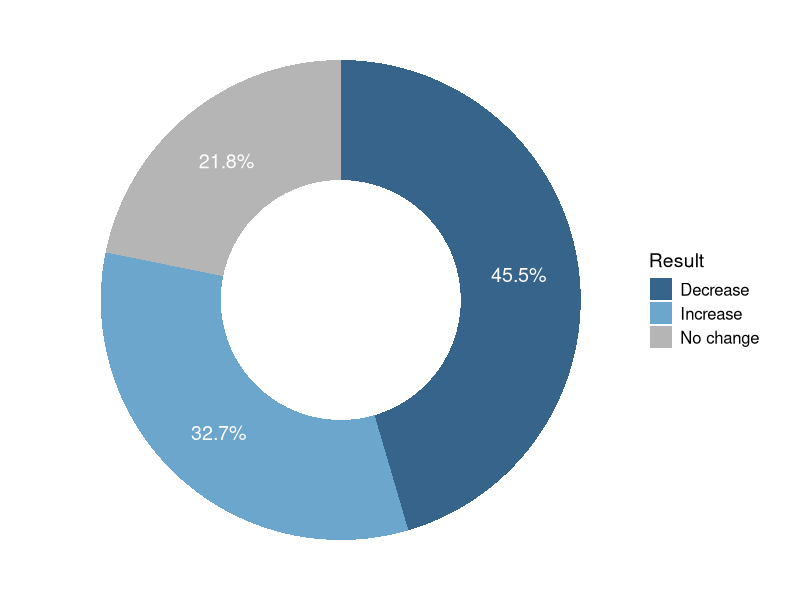
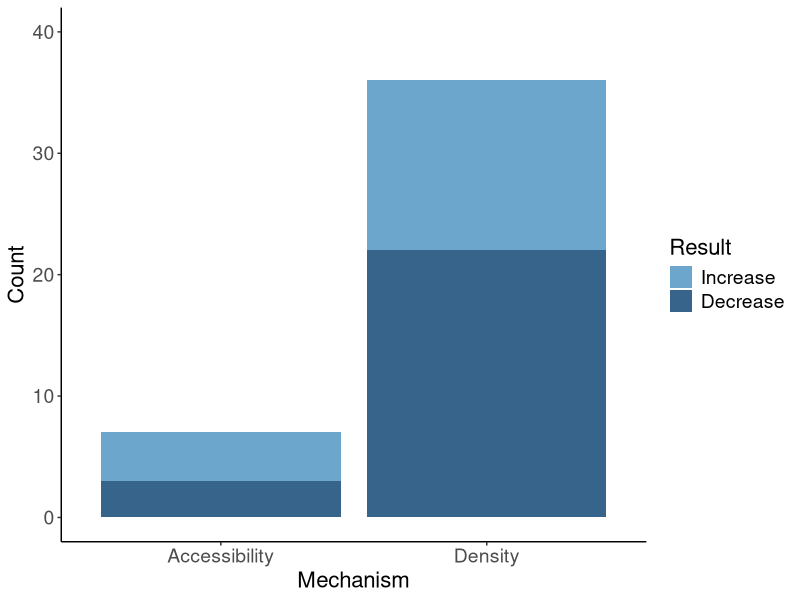
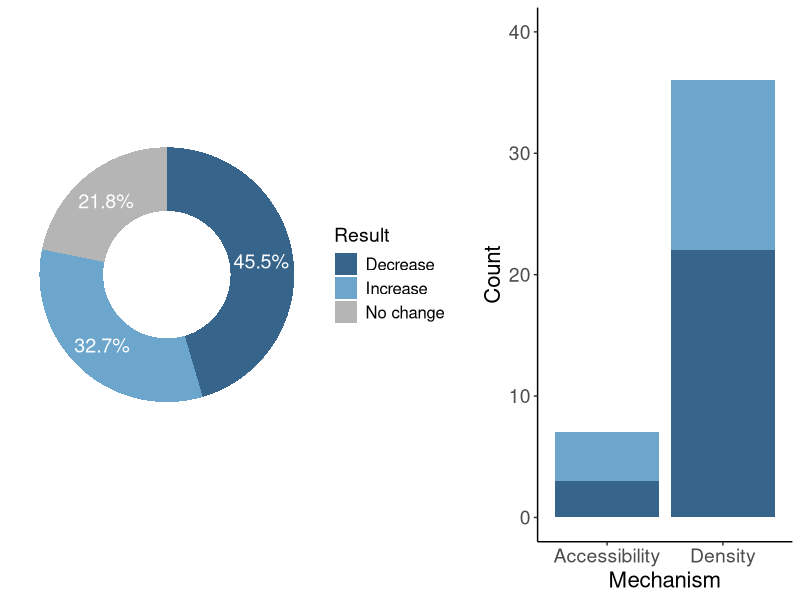
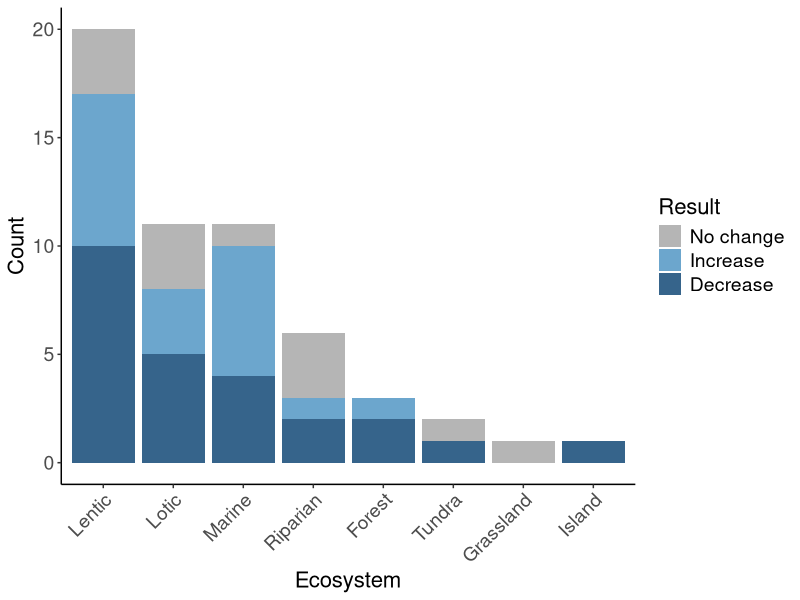
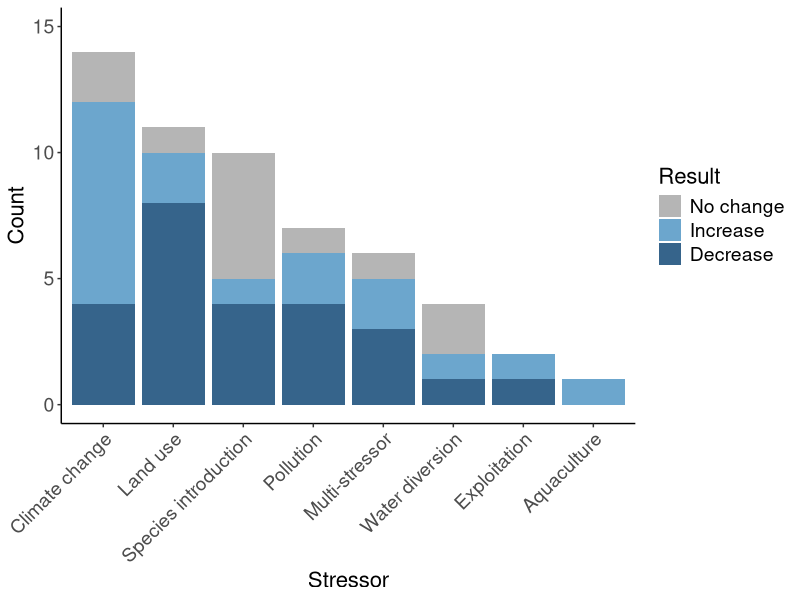
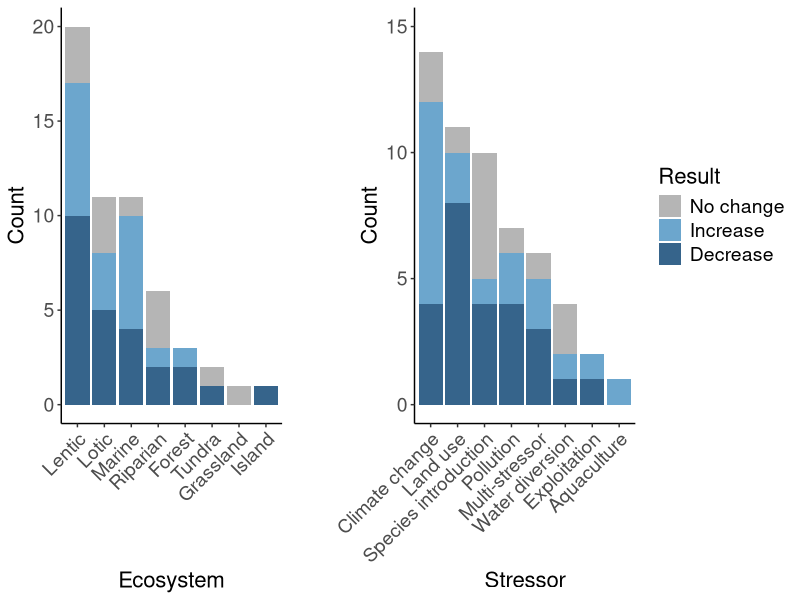

Here is the R script that generated these plots, in order:
library(ggplot2)
library(tidyverse)
library(patchwork)

df_coupling <- read.csv("coupling_synthesis.csv")

df_coupling$result <- as.factor(df_coupling$result)
df_coupling$ecosystem <- as.factor(df_coupling$ecosystem)
df_coupling$stressor <- as.factor(df_coupling$stressor)

# donut 

donut_df <- df_coupling %>%
  count(result) %>%
  mutate(fraction = (n / sum(n)))

donut_df$ymax = cumsum(donut_df$fraction)
donut_df$ymin = c(0, head(donut_df$ymax, n=-1))

donut_plot <- ggplot(donut_df, aes(ymax=ymax, ymin=ymin, xmax=4, xmin=3, fill=result)) +
  geom_rect()+
  coord_polar(theta="y")+ 
  xlim(c(2, 4))+
  theme_void() +
  geom_text(aes(x = 3.5, label = paste0(round(fraction * 100, 1), "%"), y = (ymin + ymax) / 2), color = "white", size = 5)+
  scale_fill_manual(values = c("steelblue4", "skyblue3", "grey71")) + 
  labs(fill = "Result")+
  theme(legend.title = element_text(size = 14),
        legend.text = element_text(size = 12)) 

donut_plot

# mechanism

mechanism_df <-df_coupling %>%
  count(mechanism, result) %>%
  filter(!is.na(mechanism) & !is.na(result))%>%
  mutate(result = factor(result, levels = c("Increase", "Decrease")))

mechanism_plot <- ggplot(mechanism_df, aes(x = mechanism, y = n, fill = result)) + 
  geom_bar(position = "stack", stat = "identity") +
  scale_fill_manual(values = c("Decrease" = "steelblue4", "Increase" = "skyblue3")) +
  ylim(0, 40) +
  theme_classic()+ 
  labs(fill = "Result", y = "Count", x = "Mechanism")+
  theme(legend.title = element_text(size = 16),
        legend.text = element_text(size = 14), 
        axis.text = element_text(size = 14), 
        axis.title = element_text(size = 16)) 

mechanism_plot

# donut & mechanism plot 

donut_plot <- donut_plot + theme(plot.margin = margin(r = 5, unit = "mm")) # Add right margin to donut plot
mechanism_plot <- mechanism_plot + theme(plot.margin = margin(l = 5, unit = "mm"), legend.position = "none") # Add left margin to mechanism plot and remove its legend

donut_mechanism_combined <- donut_plot + mechanism_plot + 
  plot_layout(widths = c(1.0, 0.8)) # Increase the relative size of the donut plot and decrease the mechanism plot

donut_mechanism_combined

#ecosystem

ecosystem_df <- df_coupling %>%
  count(ecosystem, result) %>%
  mutate(result = factor(result, levels = c("No change", "Increase", "Decrease")))

ecosystem_totals <- ecosystem_df %>%
  group_by(ecosystem) %>%
  summarise(total_n = sum(n))

ecosystem_df <- ecosystem_df %>%
  left_join(ecosystem_totals, by = "ecosystem")

ecosystem_plot <- ggplot(ecosystem_df, aes(x = reorder(ecosystem, -total_n), y = n, fill = result)) +
  geom_bar(stat = "identity", position = "stack") +
  scale_fill_manual(values = c("Decrease" = "steelblue4", "Increase" = "skyblue3", "No change" = "grey71")) +
  ylim(0, 20) +
  theme_classic() +
  labs(fill = "Result", y = "Count", x = "Ecosystem") +
  theme(legend.title = element_text(size = 16),
        legend.text = element_text(size = 14),
        axis.text.x = element_text(angle = 45, hjust = 1, size = 14), # Rotate x-axis labels to prevent overlap
        axis.text.y = element_text(size = 14),
        axis.title = element_text(size = 16))

ecosystem_plot

# stressor

stressor_df <- df_coupling %>%
  count(stressor, result) %>%
  mutate(result = factor(result, levels = c("No change", "Increase", "Decrease")))

stressor_totals <- stressor_df %>%
  group_by(stressor) %>%
  summarise(total_n = sum(n))

stressor_df <- stressor_df %>%
  left_join(stressor_totals, by = "stressor")

stressor_plot <- ggplot(stressor_df, aes(x = reorder(stressor, -total_n), y = n, fill = result)) +
  geom_bar(stat = "identity", position = "stack") +
  scale_fill_manual(values = c("Decrease" = "steelblue4", "Increase" = "skyblue3", "No change" = "grey71")) +
  ylim(0, 15) +
  theme_classic() +
  labs(fill = "Result", y = "Count", x = "Stressor") +
  theme(legend.title = element_text(size = 16),
        legend.text = element_text(size = 14),
        axis.text.x = element_text(angle = 45, hjust = 1, size = 14), # Rotate x-axis labels to prevent overlap
        axis.text.y = element_text(size = 14),
        axis.title = element_text(size = 16))

stressor_plot

# ecosystem & stressor plot

ecosystem_plot <- ecosystem_plot + theme(plot.margin = margin(r = 10, unit = "mm")) # Add right margin to ecosystem plot
stressor_plot <- stressor_plot + theme(plot.margin = margin(l = 10, unit = "mm")) # Add left margin to stressor plot

combined_plot <- ecosystem_plot + stressor_plot + plot_layout(guides = "collect") 

combined_plot

